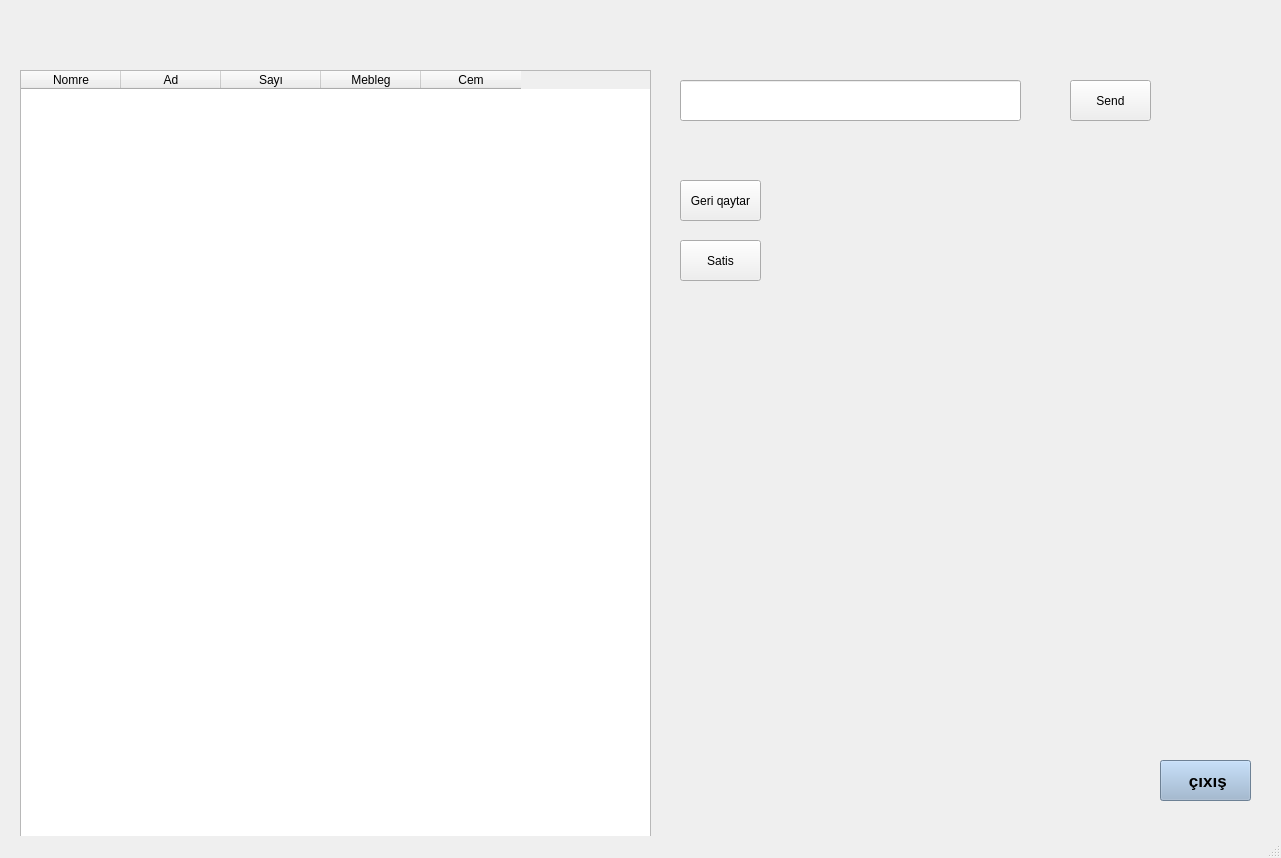
<?xml version="1.0" encoding="UTF-8"?>
<ui version="4.0">
 <class>MainWindow</class>
 <widget class="QMainWindow" name="MainWindow">
  <property name="geometry">
   <rect>
    <x>0</x>
    <y>0</y>
    <width>1281</width>
    <height>858</height>
   </rect>
  </property>
  <property name="windowTitle">
   <string>MainWindow</string>
  </property>
  <widget class="QWidget" name="centralwidget">
   <widget class="QLabel" name="labelTotal">
    <property name="geometry">
     <rect>
      <x>730</x>
      <y>750</y>
      <width>271</width>
      <height>41</height>
     </rect>
    </property>
    <property name="text">
     <string/>
    </property>
   </widget>
   <widget class="QLabel" name="L2">
    <property name="geometry">
     <rect>
      <x>20</x>
      <y>30</y>
      <width>211</width>
      <height>21</height>
     </rect>
    </property>
    <property name="text">
     <string/>
    </property>
   </widget>
   <widget class="QTableWidget" name="table">
    <property name="geometry">
     <rect>
      <x>20</x>
      <y>70</y>
      <width>631</width>
      <height>771</height>
     </rect>
    </property>
    <property name="baseSize">
     <size>
      <width>0</width>
      <height>0</height>
     </size>
    </property>
    <column>
     <property name="text">
      <string>Nomre</string>
     </property>
    </column>
    <column>
     <property name="text">
      <string>Ad</string>
     </property>
    </column>
    <column>
     <property name="text">
      <string>Sayı</string>
     </property>
    </column>
    <column>
     <property name="text">
      <string>Mebleg</string>
     </property>
    </column>
    <column>
     <property name="text">
      <string>Cem</string>
     </property>
    </column>
   </widget>
   <widget class="QPushButton" name="OK4">
    <property name="geometry">
     <rect>
      <x>1160</x>
      <y>760</y>
      <width>91</width>
      <height>41</height>
     </rect>
    </property>
    <property name="font">
     <font>
      <pointsize>13</pointsize>
      <weight>75</weight>
      <bold>true</bold>
     </font>
    </property>
    <property name="cursor">
     <cursorShape>PointingHandCursor</cursorShape>
    </property>
    <property name="styleSheet">
     <string notr="true">background-color: rgb(152, 180, 208);</string>
    </property>
    <property name="text">
     <string> çıxış</string>
    </property>
   </widget>
   <widget class="QPushButton" name="refund">
    <property name="geometry">
     <rect>
      <x>680</x>
      <y>180</y>
      <width>81</width>
      <height>41</height>
     </rect>
    </property>
    <property name="text">
     <string>Geri qaytar</string>
    </property>
   </widget>
   <widget class="QPushButton" name="shop">
    <property name="geometry">
     <rect>
      <x>680</x>
      <y>240</y>
      <width>81</width>
      <height>41</height>
     </rect>
    </property>
    <property name="text">
     <string>Satis</string>
    </property>
   </widget>
   <widget class="QLabel" name="L3">
    <property name="geometry">
     <rect>
      <x>280</x>
      <y>30</y>
      <width>211</width>
      <height>21</height>
     </rect>
    </property>
    <property name="text">
     <string/>
    </property>
   </widget>
   <widget class="QLineEdit" name="LE">
    <property name="geometry">
     <rect>
      <x>680</x>
      <y>80</y>
      <width>341</width>
      <height>41</height>
     </rect>
    </property>
   </widget>
   <widget class="QPushButton" name="send">
    <property name="geometry">
     <rect>
      <x>1070</x>
      <y>80</y>
      <width>81</width>
      <height>41</height>
     </rect>
    </property>
    <property name="text">
     <string>Send</string>
    </property>
   </widget>
  </widget>
  <widget class="QMenuBar" name="menubar">
   <property name="geometry">
    <rect>
     <x>0</x>
     <y>0</y>
     <width>1281</width>
     <height>26</height>
    </rect>
   </property>
  </widget>
  <widget class="QStatusBar" name="statusbar"/>
 </widget>
 <resources/>
 <connections/>
</ui>
